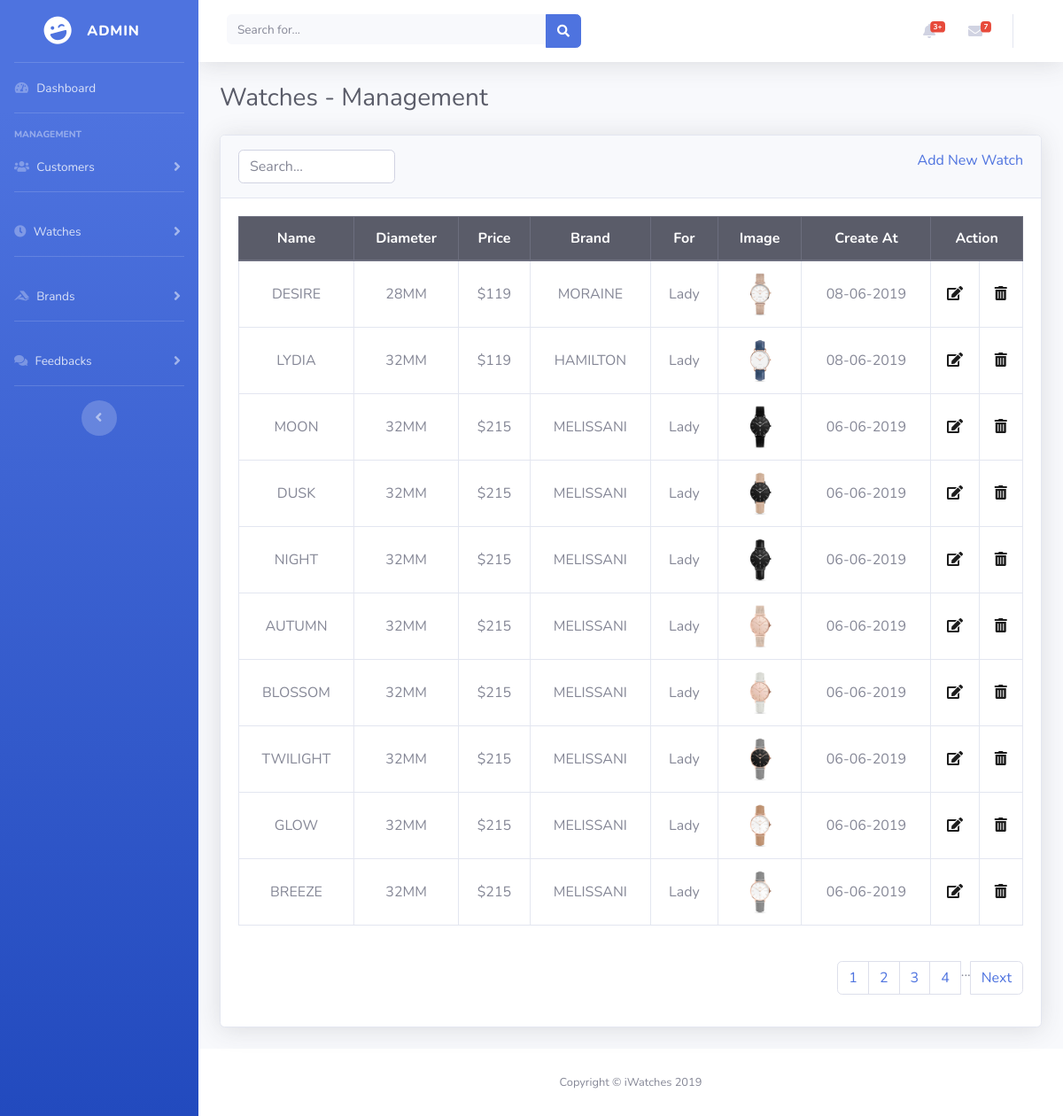
The app's page /Admin/watch.php with its own data.
### tables this page shows
CREATE TABLE `watch` (
  `ID` int(11) NOT NULL,
  `WatchName` varchar(50) NOT NULL,
  `Price` int(11) NOT NULL,
  `IdBrand` int(11) NOT NULL,
  `Image` text NOT NULL,
  `Specification` text NOT NULL,
  `Type` int(11) NOT NULL,
  `CreateAt` date NOT NULL
);

CREATE TABLE `brand` (
  `ID` int(11) NOT NULL,
  `BrandName` varchar(50) NOT NULL,
  `Specification` text NOT NULL
);

### Admin/Controller/WatchController.php (called while the page is built, shortened)
<?php
class WatchController {
	public function getView(){
		$page = $this->getPagination();
		$watches = $this->getWatch();
		require_once('View/watch.php');
	}
	public function getPagination(){
		include_once('Model/Pagination.php');
		include_once('Model/Model.php');
		$Model = new Model();
		$watches = $Model->selectAll('watch');
		$config = [
		    'total' => (int)count($watches),
		    'limit' => 10,
		    'full' => false
		];
		$page = new Pagination($config);
		return $page;
	}
	public function getWatch(){
		include_once('Model/WatchModel.php');
		$WatchModel = new WatchModel();
		if (isset($_GET['page'])) {
		    $page = $_GET['page'];
		} else {
		    $page = 1;
		}
		$limit 		= 10;
		$offset 	= ($page-1) * $limit;
		$watches 	= $WatchModel->getWatchPagination('watch', $offset, $limit);
		return $watches;
	}
}
?>

### Admin/watch.php (called while the page is built, shortened)
<?php
require_once('Controller/WatchController.php');
$WatchController = new WatchController();
$WatchController->getView();
?>

### Admin/Model/WatchModel.php (called while the page is built, shortened)
<?php
class WatchModel {
	public function getWatchPagination($table, $offset, $limit){
		$db 	= new Database();
		$conn 	= $db->dbConnect();
		$sql = "SELECT $table.*, brand.BrandName FROM $table
				JOIN brand ON $table.IdBrand = brand.ID
				ORDER BY $table.ID DESC LIMIT ?, ?";
		$statement 	= $conn->prepare($sql);
		$statement->bind_param("ii", $offset, $limit);
		$statement->execute();
		$arr = array();
		$results = $statement->get_result();
		if ($results->num_rows > 0) {
			while($row = $results->fetch_assoc()) {
			 	$arr[] = $row;
			}
		}
		return $arr;
	}
}
?>

### Admin/Model/Model.php (called while the page is built, shortened)
<?php
class Model {
	public function selectAll($table){
		$db 	= new Database();
		$conn 	= $db->dbConnect();
		$sql 		= "SELECT * FROM $table";
		$statement 	= $conn->prepare($sql);
		$statement->execute();
		$arr = array();
		$results = $statement->get_result();
		while($row = $results->fetch_assoc()) {
		 	$arr[] = $row;
		}
		return $arr;
	}
}
?>

### Admin/View/watch.php (the view, shortened to what this page needs)
<?php
include('header.php');
?>
  <div class="container-fluid">
      <h1 class="h3 mb-4 text-gray-800">Watches - Management</h1>
        <div class="card shadow mb-4">
          <div class="card-header py-3">
                <input type="search" class="form-control float-left table-search" placeholder="Search..." id="search">
                <a href="add_watch.php" class="float-right">Add New Watch</a>
            </div>
            <div class="card-body">
                <div class="table-responsive">
                  <table class="table table-bordered table-hover watch" width="100%" cellspacing="0">
                      <thead class="thead-dark">
                        <tr class="text-center">
                            <th>Name</th>
                            <th>Diameter</th>
                            <th>Price</th>
                            <th>Brand</th>
                            <th>For</th>
                            <th>Image</th>
                            <th>Create At</th>
                            <th colspan="2">Action</th>
                        </tr>
                      </thead>
                      <tbody class="text-center" id="dataTable">
                        <?php
                        foreach ($watches as $watch) {
                          if ($watch['Type'] == 0) {
                            $type = 'Men';
                          } else {
                            $type = 'Lady';
                          }
                          $date   = date_create($watch['CreateAt']);
                          $date   = date_format($date, 'd-m-Y');
                          $image  = json_decode($watch['Image'], true);
                          $spec   = json_decode($watch['Specification'], true);
                        ?>
                        <tr>
                            <td><?=$watch['WatchName']?></td>
                            <td><?=$spec['Diameter']?>MM</td>
                            <td>$<?=$watch['Price']?></td>
                            <td><?=$watch['BrandName']?></td>
                            <td><?=$type?></td>
                            <td><img src="../<?=$image[0]?>" width="50px" height="50px"></td>
                            <td><?=$date?></td>
                            <td><a href="edit_watch.php?id=<?=$watch['ID']?>" style="color: #1c1c1c"><i class="fas fa-edit"></i></a></td>
                            <td>
                              <a href="#" data-toggle="modal" data-target="#confirm-delete<?=$watch['ID']?>" style="color: #1c1c1c">
                                <i class="fas fa-trash-alt"></i>
                              </a>
                            </td>
                        </tr>
                        <?php
                      }
                        ?>
                      </tbody>
                  </table>
                  <nav class="mt-4 float-right" aria-label="Page navigation example">
                    <?=$page->getPagination()?>
                  </nav>
                </div>
            </div>
        </div>
  </div>
<?php
include('footer.php');
?>

### records on screen
watch: WatchName "DESIRE", Specification "28", Price "119", IdBrand.BrandName "MORAINE", Type "Lady", shows a picture, CreateAt "08-06-2019"
watch: WatchName "LYDIA", Specification "32", Price "119", IdBrand.BrandName "HAMILTON", Type "Lady", shows a picture, CreateAt "08-06-2019"
watch: WatchName "MOON", Specification "32", Price "215", IdBrand.BrandName "MELISSANI", Type "Lady", shows a picture, CreateAt "06-06-2019"
watch: WatchName "DUSK", Specification "32", Price "215", IdBrand.BrandName "MELISSANI", Type "Lady", shows a picture, CreateAt "06-06-2019"
watch: WatchName "NIGHT", Specification "32", Price "215", IdBrand.BrandName "MELISSANI", Type "Lady", shows a picture, CreateAt "06-06-2019"
watch: WatchName "AUTUMN", Specification "32", Price "215", IdBrand.BrandName "MELISSANI", Type "Lady", shows a picture, CreateAt "06-06-2019"
watch: WatchName "BLOSSOM", Specification "32", Price "215", IdBrand.BrandName "MELISSANI", Type "Lady", shows a picture, CreateAt "06-06-2019"
watch: WatchName "TWILIGHT", Specification "32", Price "215", IdBrand.BrandName "MELISSANI", Type "Lady", shows a picture, CreateAt "06-06-2019"
watch: WatchName "GLOW", Specification "32", Price "215", IdBrand.BrandName "MELISSANI", Type "Lady", shows a picture, CreateAt "06-06-2019"
watch: WatchName "BREEZE", Specification "32", Price "215", IdBrand.BrandName "MELISSANI", Type "Lady", shows a picture, CreateAt "06-06-2019"
